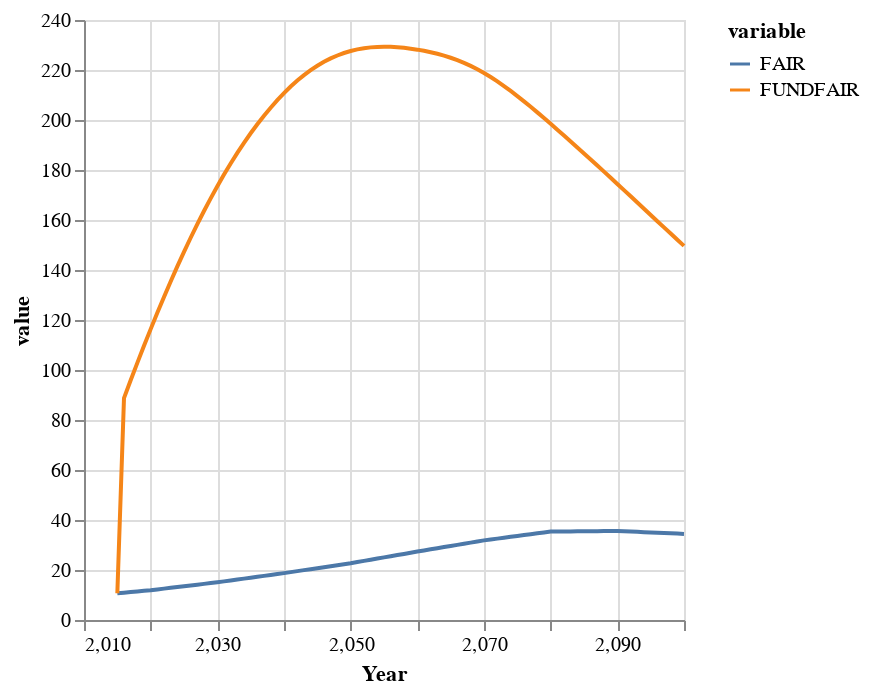

Notebook code cell kept with this figure:
### Markdown cell above
##### Annual Carbon Dioxide Emissions (GtC yr⁻¹)

### Code cell
fairvals = mfair[:co2_cycle, :E_co2]
fundfairvals =  m[:co2_cycle, :E_co2]

df = DataFrame(
    :Year => Mimi.time_labels(m),
    :FAIR => fairvals, 
    :FUNDFAIR => fundfairvals)

stack(df, [:FAIR, :FUNDFAIR]) |> 

@vlplot(
    :line, 
    x = :Year,
    y = :value,
    color = :variable
)

### Figure 1 — Vega-Lite specification as saved in the notebook (floating-point values rounded to 4 significant figures; data arrays with more than 128 entries replaced by an {"elided": "..."} marker saying what was removed)
{"data": {"values": {"elided": "172 records"}}, "encoding": {"color": {"field": "variable", "type": "nominal"}, "x": {"field": "Year", "type": "quantitative"}, "y": {"field": "value", "type": "quantitative"}}, "mark": "line"}
